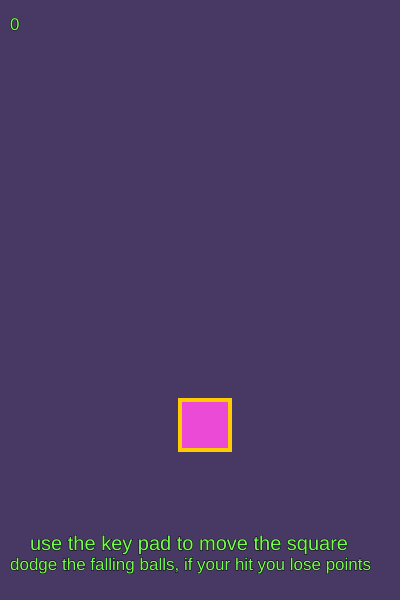
Frame 1 (no input)
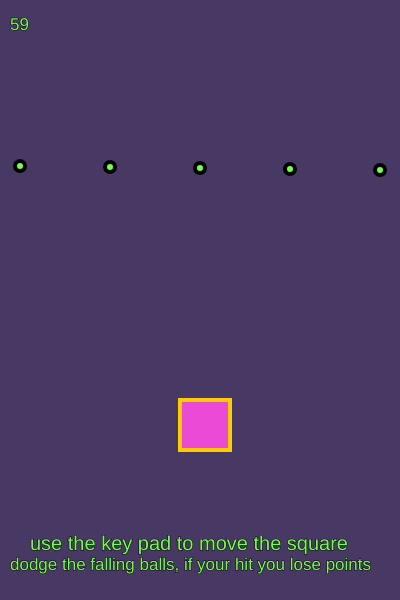
Frame 60 (no input)
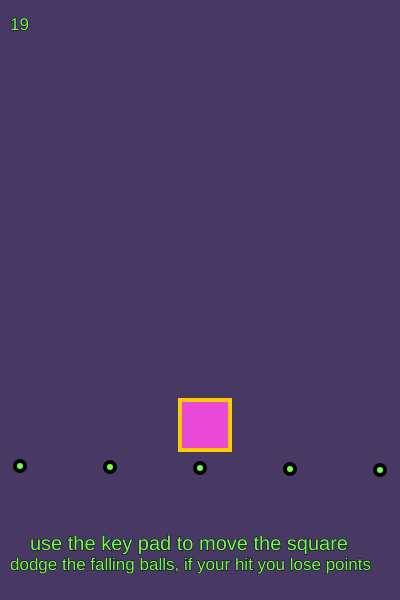
Frame 120 (the mouse pressed at the canvas centre since frame 60)

The p5.js sketch that drew these frames (run headless with seeded random() and noise() and a simulated clock; from frame 60 on, the mouse is pressed at the canvas centre):

// p5.js sketch
// ── sketch.js

var x = 180;
var y = 400;
// falling object controls
// ball y var
var z = 20;
var m = 20;
var a = 20;





var t;
var score = 0;




// ball set 2
//var a = 20, 


function setup() {

createCanvas(400, 600) ;
fill(235,74,215)
frameRate(30);
noStroke();


}

// ball drop functions 

 // function ball drop
 // first set of slow moving balls
 function ballDrop(){
  print("BD")
  stroke(3)
  fill(117,259,76)
  for (var i = 20; i < 400; i += 90){
   m++
    circle(i,m, 10)

    
    if(dist(x+25, y, i,m)<25){
      print("hit")
      score = score-10;
    }
  }
  if (m>600){
    m = 0 
  }
  
}

function balldrop2(){
  print("BD2")
  stroke(3)
  fill(152,252,253)
  
  for (var i = 40; i < 400; i += 100){
    
    circle(i,z+=2, 20)
    
    if(dist(x+25, y, i,z)<25){
      print("hit")
      score = score-10;
    }
  }

  if (z>600){
    z = 0
  }

}


function bigballs(){
  print("BBD")
  stroke(3)
  fill(207,229,75)
  
  for (var i = 40; i < 400; i += 150){
     circle(i,a += 3, 60)

     if(dist(x+25, y, i,a)<25){
      print("hit")
      score = score-15;
    }

    if (a > 600){
      a = 0;
    }
  
 }
 
 if(a>600){
   a =0;
 }
}
 

function balldrop3(){
  print("BD3")
  stroke(3)
  fill(117,259,76)
  for (var i = 20; i < 400; i += 90){
   m+=2.5
    circle(i,m, 10)

    
    if(dist(x+25, y, i,m)<25){
      print("hit")
      score = score-10;
    }
  }
  if (m>600){
    m = 0 
  }
}

function balldrop4(){
  print("BD4")
  stroke(3)
  fill(152,252,253)
  
  for (var i = 40; i < 400; i += 100){
    
    circle(i,z+=4, 20)
    
    if(dist(x+25, y, i,z)<25){
      print("hit")
      score = score-10;
    }
  }

  if (z>600){
    z = 0
  }

}

function balldrop5(){
  print("BD4")
  stroke(3)
  fill(152,252,253)
  
  for (var i = 100; i < 400; i += 200){
    
    circle(i,z+=8, 100)
    
    if(dist(x+25, y, i,z)<25){
      print("hit")
      score = score-10;
    }
  }

  if (z>600){
    z = 0
  }

}
// set of faster moving balls

// draw function 
function draw() {
  t = millis();
strokeWeight(1)
stroke(3)
background(72,56,100)
// instructions 
textSize(20)
fill(117,259,76)
text("use the key pad to move the square", 30,550)
textSize(17)
fill(117,259,76)
text("dodge the falling balls, if your hit you lose points", 10, 570)
text( score, 10, 30)

// setting up score 
if (t >0 && t <60000 ){
  score ++;
}



// contorls for square 
if (keyIsPressed) {
  if (keyCode == LEFT_ARROW) {
  x-=3;
  }
  else if (keyCode == RIGHT_ARROW) {
  x+=3;
  }
  else if (keyCode == UP_ARROW){
    y-=3;
  }
  else if (keyCode == DOWN_ARROW){
    y+=3;
  }
  }
  stroke(255, 204, 0);
  strokeWeight(4);
  fill(235,74,215)
  rect(x, y, 50, 50);
   
  // adding score to screen


  // calling falling balls at diffrent times 
  // ball drop 1 (drops 3 sets of small balls)

  if (t >1000 && t < 8500 ){

 ballDrop();

} 

// ball drop 2 (drops 2 sets of medium balls)

if (t >9000 && t < 13800 ){

  balldrop2();
 
 } 

 if (t >14000 && t < 16000 ){

  bigballs();
 
 } 

 if (t >170000 && t < 20000 ){

  balldrop2();
 }

 if (t >20000 && t < 22700 ){

  balldrop4();
 
 } 
 
 if (t >22700 && t < 25000 ){

  balldrop5();
 
 } 
 if (t >25000 && t < 33000 ){

  ballDrop();
 
 } 


}

// dectecting your distance frome something 
// conferming a colision with an object
